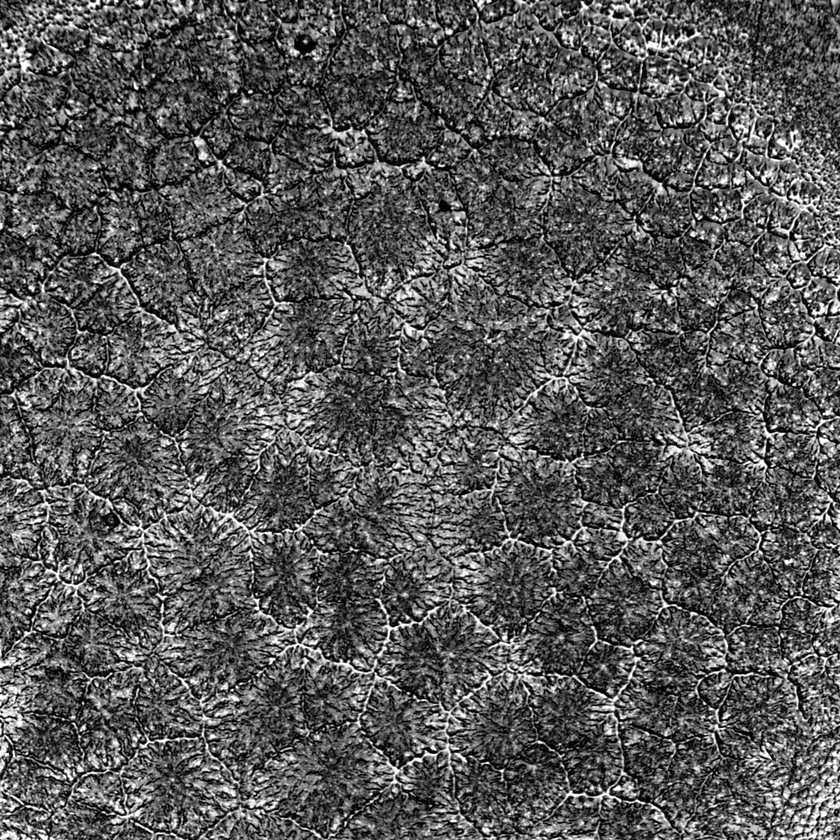
%> input picture Sample images/forground/3 5x.bmp, 840 x 840 px, shrunk from 2000 x 2000 before the run
$ octave --eval "result = binarize(imread('forground/3 5x.bmp'));"   (GNU Octave 9; MATLAB toolbox functions it lacks are replaced by stand-ins)
%> lines starting %> are read from the running program, lines starting %| are printed output that depends on the picture; in (x1, y1, x2, y2) boxes, pixels count from 0 and x2, y2 are one past the last pixel; in counts of white or black regions, pixels touching at a corner belong together; the program's own positions count from 1
function img = binarize(img)
    img = imbinarize(img);
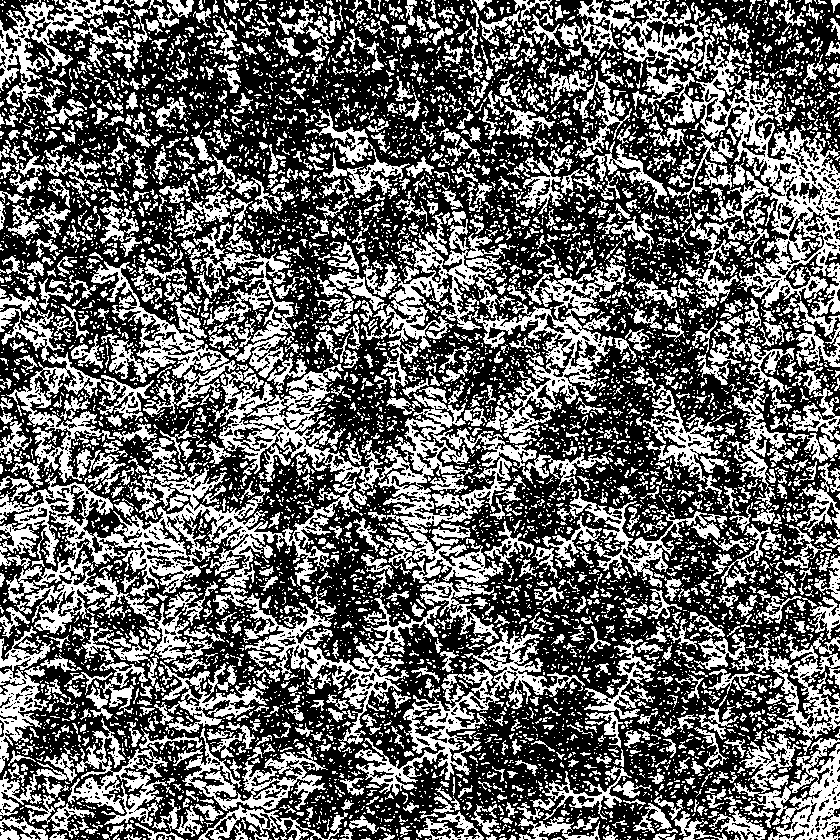
%> img: size 840x840 logical; 39.7% white; 7599 white regions (6206 under 20 px), largest, box (x1, y1, x2, y2) and area: (0, 438, 441, 744) 24779, (212, 364, 537, 584) 15367, (639, 45, 840, 337) 12415
    img = bwareaopen(img,50);
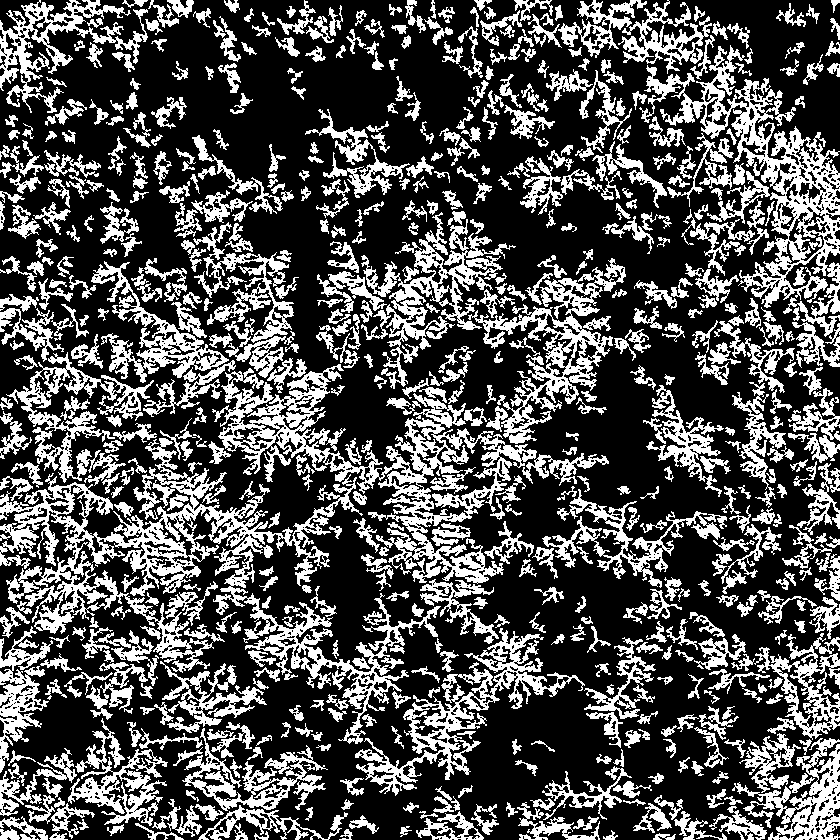
%> img: size 840x840 logical; 32% white; 605 white regions, largest, box (x1, y1, x2, y2) and area: (0, 438, 441, 744) 24779, (212, 364, 537, 584) 15367, (639, 45, 840, 337) 12415
end

$ run again, on Sample images/forground/5 5x.bmp
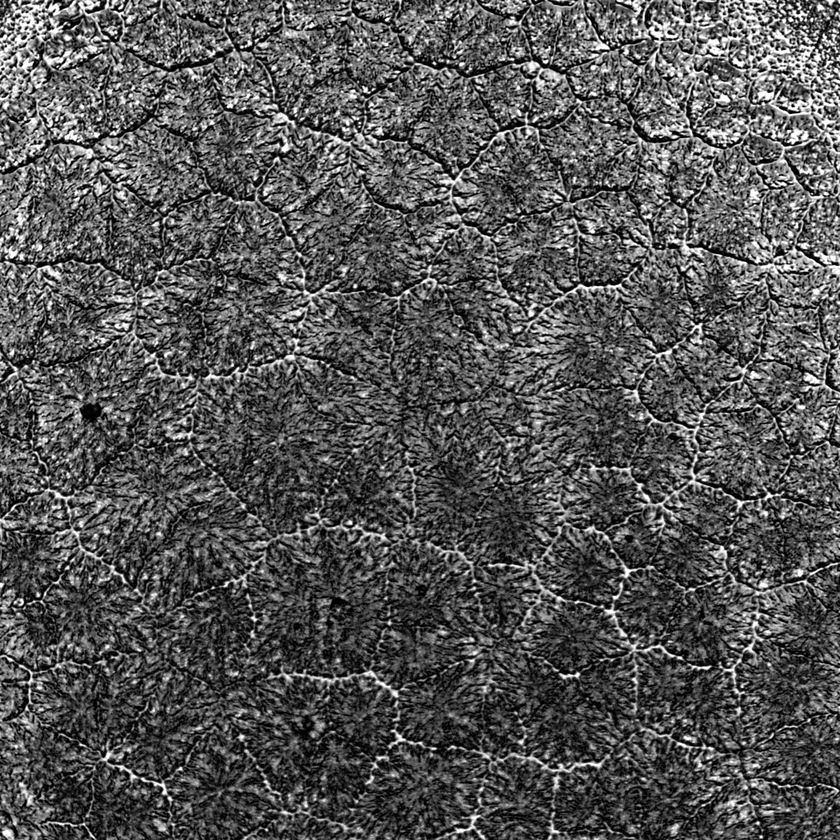
%> input picture Sample images/forground/5 5x.bmp, 840 x 840 px, shrunk from 2000 x 2000 before the run
%> in binarize, `img = imbinarize(img);`:
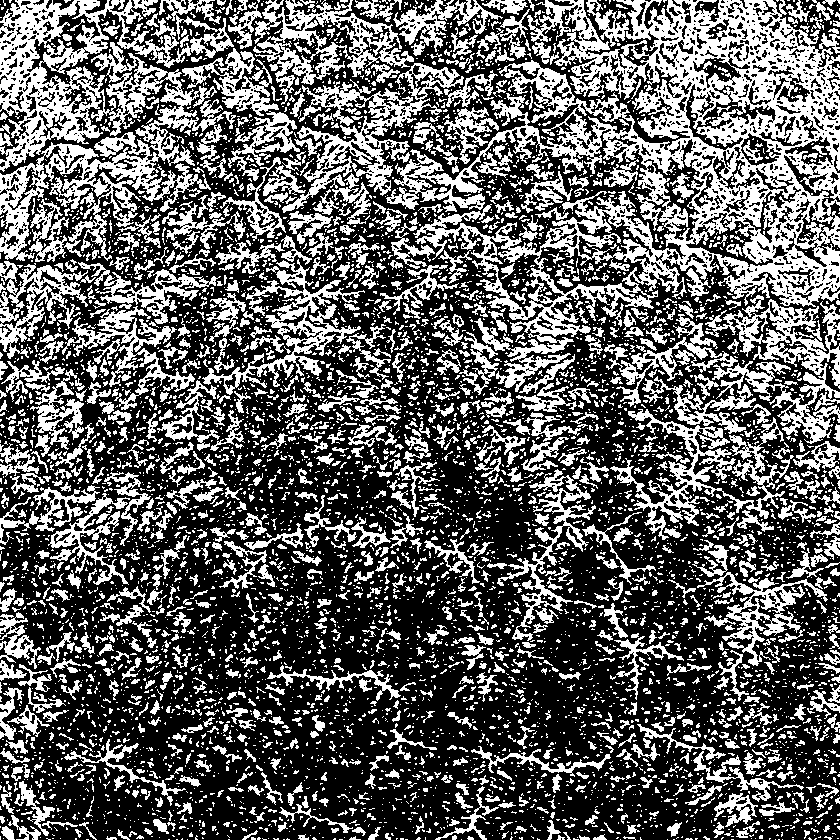
%> img: size 840x840 logical; 37.4% white; 6592 white regions (5346 under 20 px), largest, box (x1, y1, x2, y2) and area: (386, 0, 840, 392) 56339, (0, 0, 236, 261) 24909, (705, 299, 840, 444) 6697
%> in binarize, `img = bwareaopen(img,50);`:
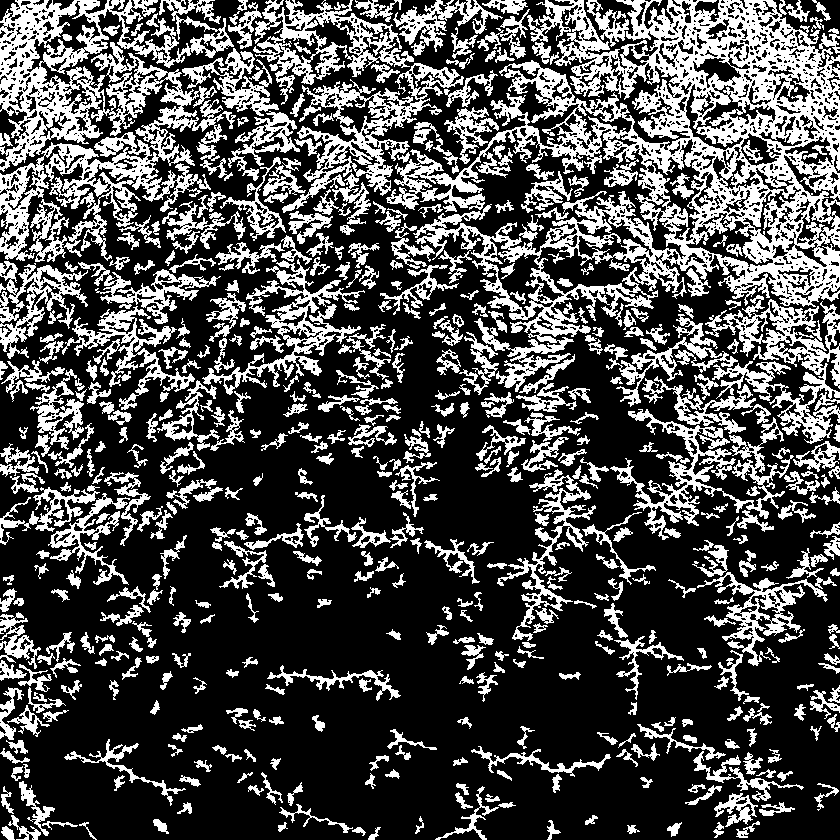
%> img: size 840x840 logical; 30.6% white; 519 white regions, largest, box (x1, y1, x2, y2) and area: (386, 0, 840, 392) 56339, (0, 0, 236, 261) 24909, (705, 299, 840, 444) 6697

$ run again, on Sample images/forground/6 5x.bmp
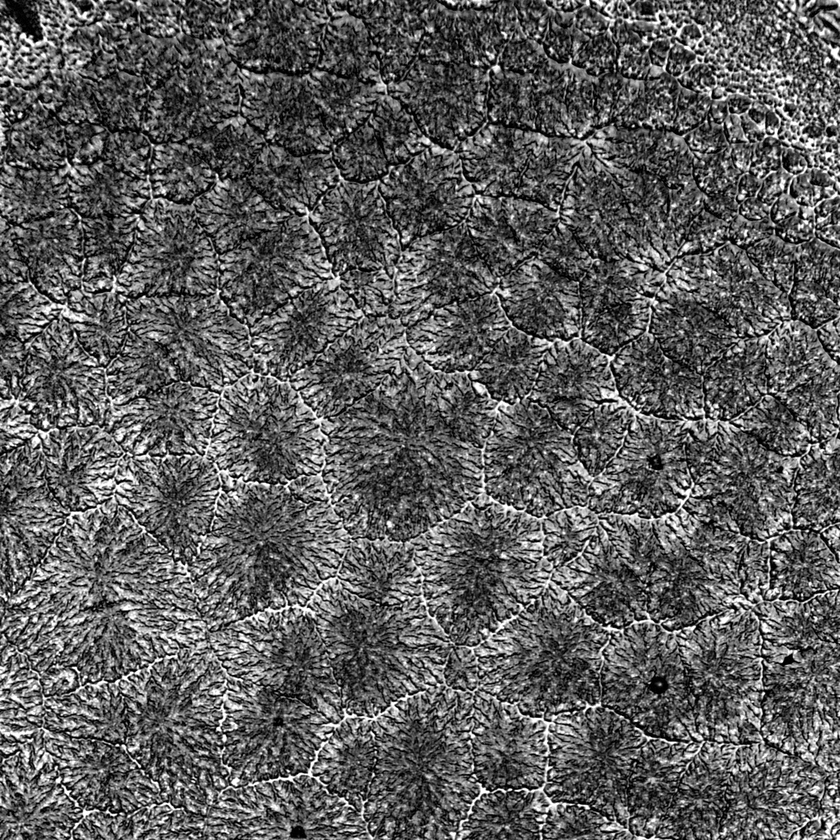
%> input picture Sample images/forground/6 5x.bmp, 840 x 840 px, shrunk from 2000 x 2000 before the run
%> in binarize, `img = imbinarize(img);`:
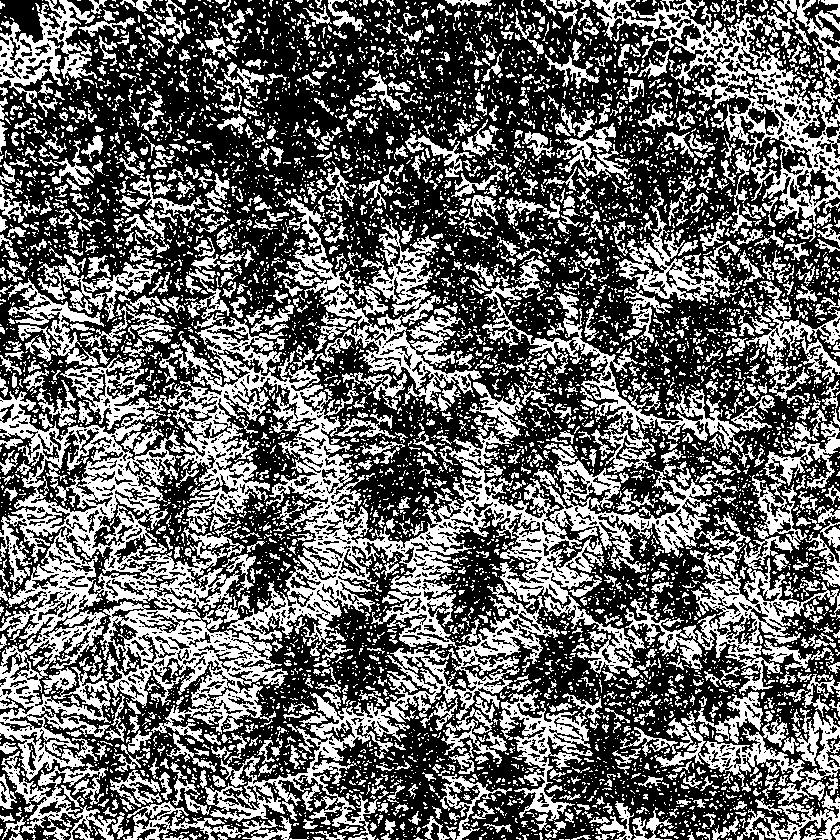
%> img: size 840x840 logical; 40.2% white; 7107 white regions (5874 under 20 px), largest, box (x1, y1, x2, y2) and area: (159, 317, 713, 678) 39961, (0, 354, 288, 781) 38763, (205, 584, 560, 840) 12359
%> in binarize, `img = bwareaopen(img,50);`:
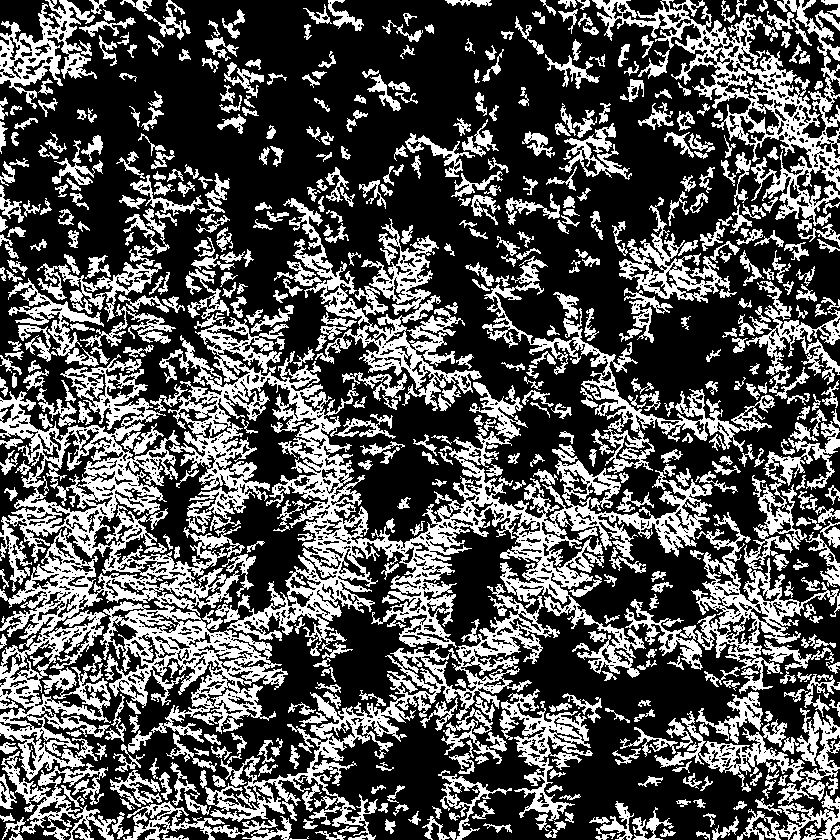
%> img: size 840x840 logical; 33.2% white; 557 white regions, largest, box (x1, y1, x2, y2) and area: (159, 317, 713, 678) 39961, (0, 354, 288, 781) 38763, (205, 584, 560, 840) 12359

$ run again, on Sample images/forground/7 5x.bmp
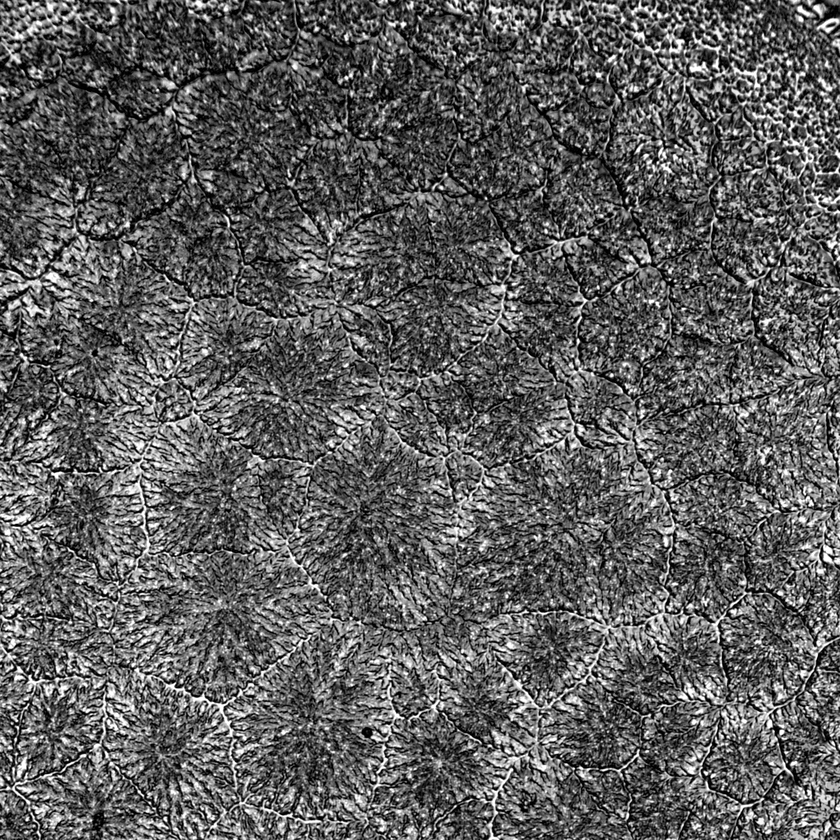
%> input picture Sample images/forground/7 5x.bmp, 840 x 840 px, shrunk from 2000 x 2000 before the run
%> in binarize, `img = imbinarize(img);`:
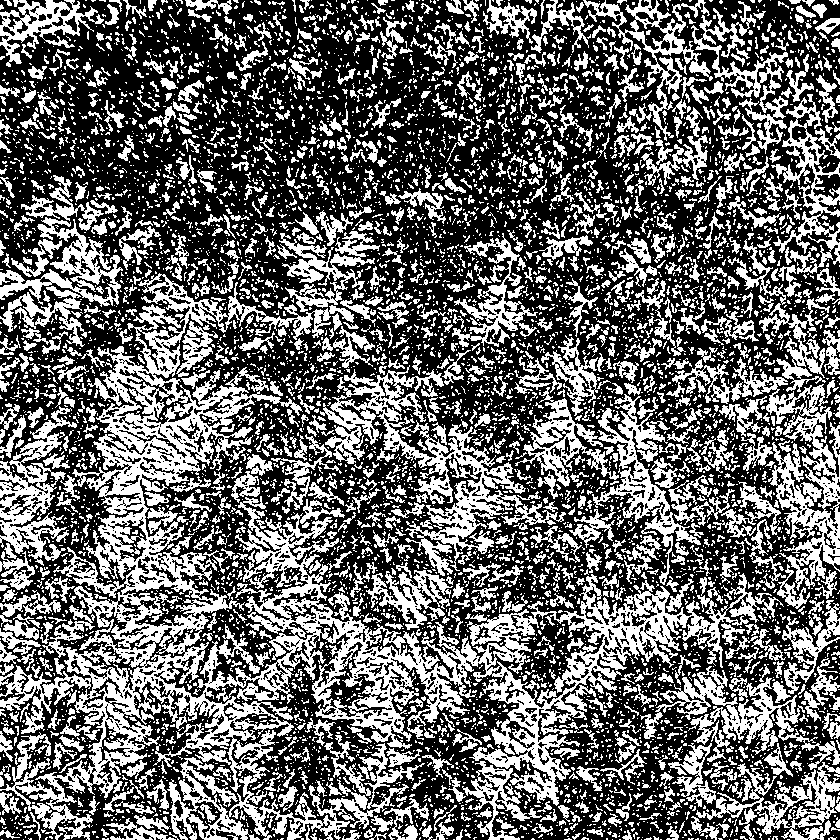
%> img: size 840x840 logical; 40.4% white; 7334 white regions (5936 under 20 px), largest, box (x1, y1, x2, y2) and area: (0, 273, 784, 840) 79385, (320, 365, 566, 576) 10728, (666, 357, 840, 591) 8082
%> in binarize, `img = bwareaopen(img,50);`:
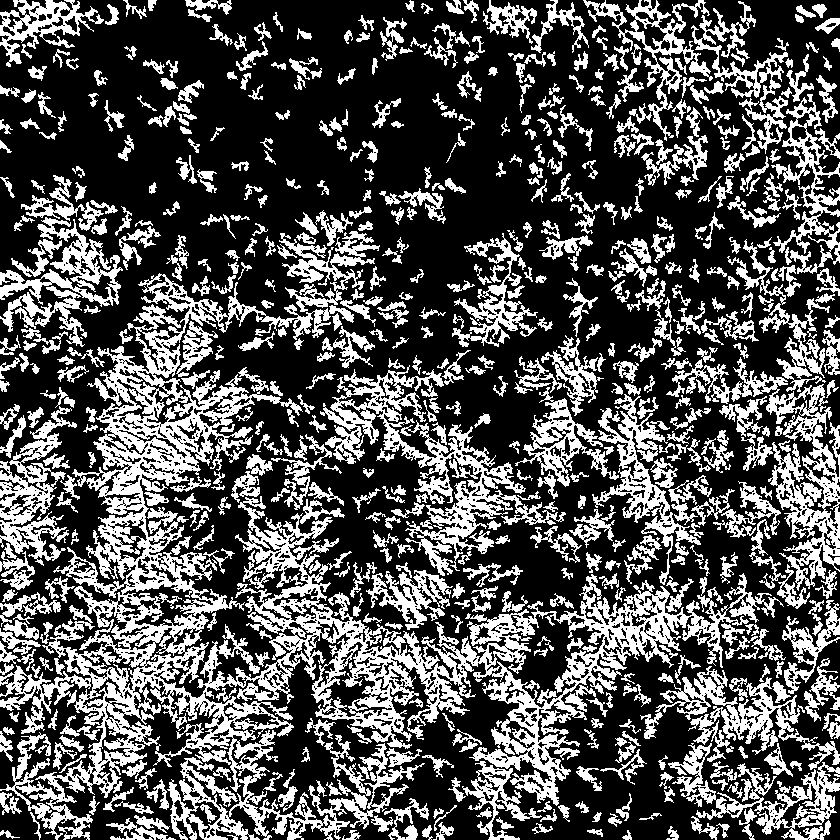
%> img: size 840x840 logical; 33% white; 619 white regions, largest, box (x1, y1, x2, y2) and area: (0, 273, 784, 840) 79385, (320, 365, 566, 576) 10728, (666, 357, 840, 591) 8082
